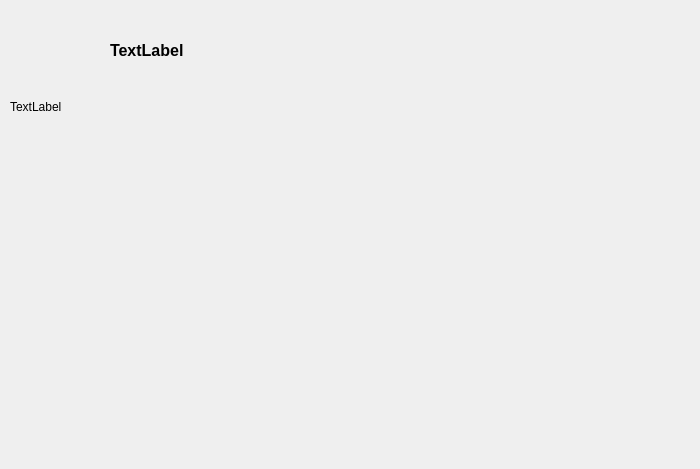
<?xml version="1.0" encoding="UTF-8"?>
<ui version="4.0">
 <class>about_window</class>
 <widget class="QDialog" name="about_window">
  <property name="geometry">
   <rect>
    <x>0</x>
    <y>0</y>
    <width>700</width>
    <height>469</height>
   </rect>
  </property>
  <property name="windowTitle">
   <string>ACG Model Cleanup - About</string>
  </property>
  <property name="windowIcon">
   <iconset resource="../../../ACGModelClean/resources.qrc">
    <normaloff>:/ACG.ico</normaloff>:/ACG.ico</iconset>
  </property>
  <widget class="QLabel" name="label">
   <property name="geometry">
    <rect>
     <x>10</x>
     <y>10</y>
     <width>101</width>
     <height>71</height>
    </rect>
   </property>
   <property name="text">
    <string>&lt;html&gt;&lt;head/&gt;&lt;body&gt;&lt;p&gt;&lt;img src=&quot;:/acg_logo.jpg&quot;/&gt;&lt;/p&gt;&lt;/body&gt;&lt;/html&gt;</string>
   </property>
  </widget>
  <widget class="QWidget" name="verticalLayoutWidget">
   <property name="geometry">
    <rect>
     <x>110</x>
     <y>10</y>
     <width>581</width>
     <height>80</height>
    </rect>
   </property>
   <layout class="QVBoxLayout" name="verticalLayout">
    <item>
     <widget class="QLabel" name="le_about">
      <property name="font">
       <font>
        <pointsize>12</pointsize>
        <weight>75</weight>
        <bold>true</bold>
       </font>
      </property>
      <property name="text">
       <string>TextLabel</string>
      </property>
      <property name="alignment">
       <set>Qt::AlignLeading|Qt::AlignLeft|Qt::AlignVCenter</set>
      </property>
     </widget>
    </item>
   </layout>
  </widget>
  <widget class="QWidget" name="verticalLayoutWidget_2">
   <property name="geometry">
    <rect>
     <x>10</x>
     <y>100</y>
     <width>681</width>
     <height>351</height>
    </rect>
   </property>
   <layout class="QVBoxLayout" name="verticalLayout_2">
    <item>
     <widget class="QLabel" name="lbl_license">
      <property name="text">
       <string>TextLabel</string>
      </property>
      <property name="alignment">
       <set>Qt::AlignLeading|Qt::AlignLeft|Qt::AlignTop</set>
      </property>
     </widget>
    </item>
   </layout>
  </widget>
 </widget>
 <resources>
  <include location="../../../FindIt/resources.qrc"/>
 </resources>
 <connections/>
</ui>
